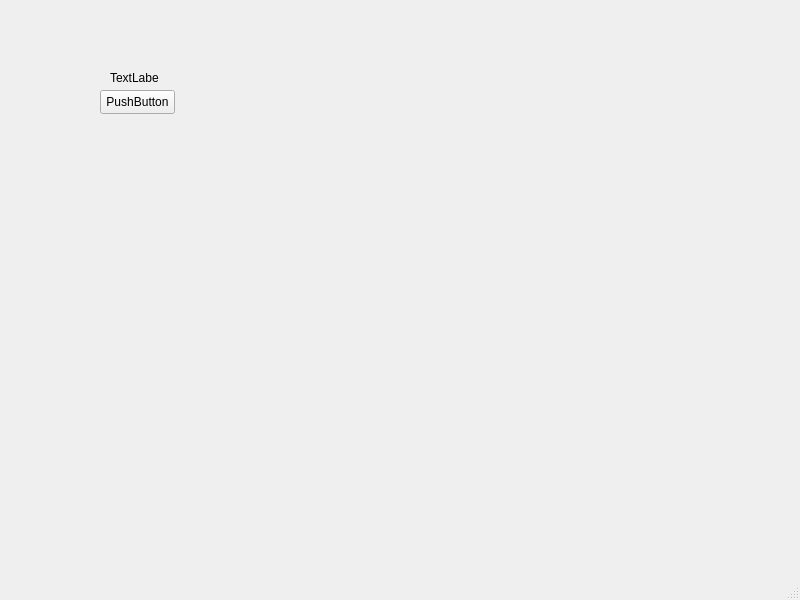
<?xml version="1.0" encoding="UTF-8"?>
<ui version="4.0">
 <class>MainWindow</class>
 <widget class="QMainWindow" name="MainWindow">
  <property name="geometry">
   <rect>
    <x>0</x>
    <y>0</y>
    <width>800</width>
    <height>600</height>
   </rect>
  </property>
  <property name="windowTitle">
   <string>MainWindow</string>
  </property>
  <widget class="QWidget" name="centralwidget">
   <widget class="QPushButton" name="pushButton">
    <property name="geometry">
     <rect>
      <x>100</x>
      <y>90</y>
      <width>75</width>
      <height>24</height>
     </rect>
    </property>
    <property name="text">
     <string>PushButton</string>
    </property>
   </widget>
   <widget class="QLabel" name="label">
    <property name="geometry">
     <rect>
      <x>110</x>
      <y>70</y>
      <width>49</width>
      <height>16</height>
     </rect>
    </property>
    <property name="text">
     <string>TextLabel</string>
    </property>
   </widget>
  </widget>
  <widget class="QMenuBar" name="menubar">
   <property name="geometry">
    <rect>
     <x>0</x>
     <y>0</y>
     <width>800</width>
     <height>22</height>
    </rect>
   </property>
  </widget>
  <widget class="QStatusBar" name="statusbar"/>
 </widget>
 <resources/>
 <connections/>
</ui>
